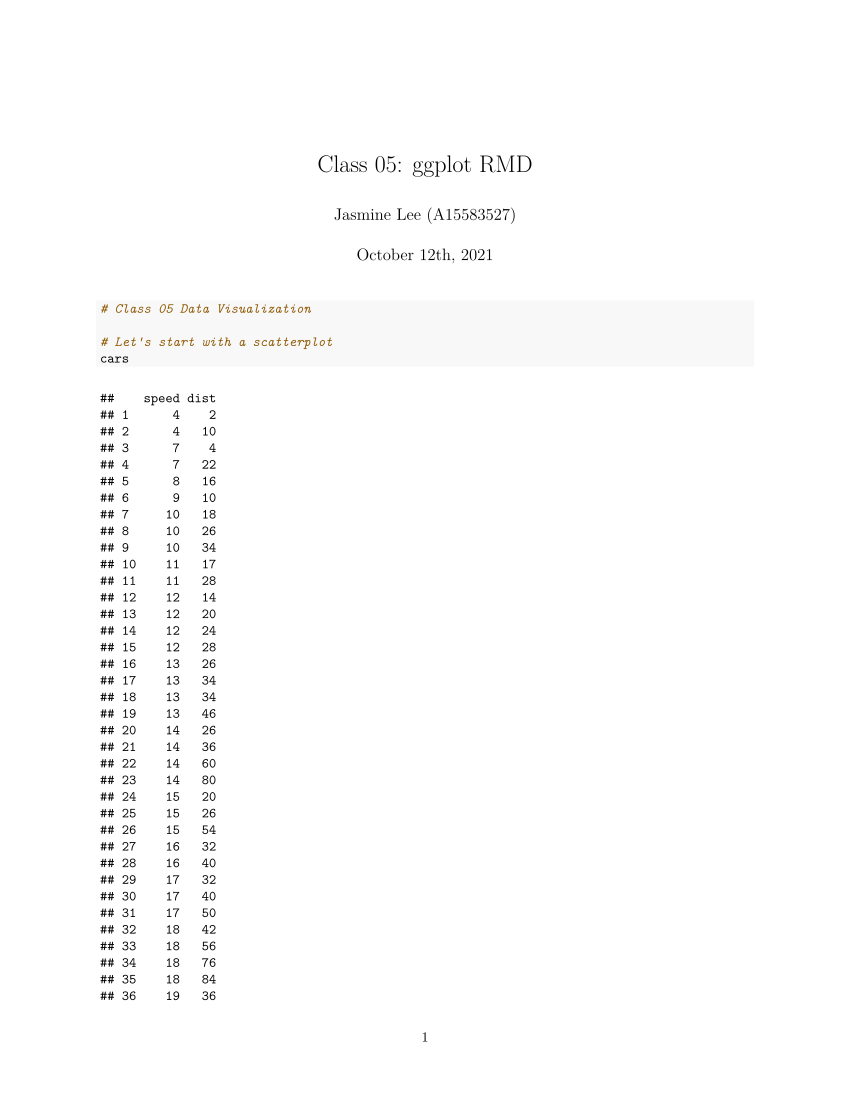

This figure's R source:
#' ---
#' title: "Class 05: ggplot RMD"
#' author: "Jasmine Lee (A15583527)"
#' date: "October 12th, 2021"
#' ---

# Class 05 Data Visualization

# Let's start with a scatterplot
cars

# install.packages("ggplot2")
#Before we can use it, we need need to load it up!
library(ggplot2)

# Every ggplot has a data + aes + geoms
ggplot(data=cars) + aes(x=speed, y=dist) + geom_point()
ggplot(data=cars) + aes(x=speed, y=dist) + geom_point() + geom_line()
ggplot(data=cars) + aes(x=speed, y=dist) + geom_point() + geom_smooth()

# Change to linear model
p <- ggplot(data=cars) + aes(x=speed, y=dist) + 
  geom_point() + geom_smooth(method="lm")

p + labs(title="Speed and Stopping Distances of Cars", 
         x="Speed (MPH)", y="Stopping Distance (ft)")

#Base graphics is shorter
plot(cars)

# Add "black and white" theme
p + labs(title="Speed and Stopping Distances of Cars", 
         x="Speed (MPH)", y="Stopping Distance (ft)") + theme_bw()

# Differential expression data analysis
url <- "https://bioboot.github.io/bimm143_S20/class-material/up_down_expression.txt"
genes <- read.delim(url)
head(genes)

# Determine number of genes in dataset
nrow(genes)

# Determine column names and number of columns
colnames(genes)
ncol(genes)

# Determine number of upregulated genes
table(genes[,"State"])

# Calculate fraction of total genes that are upregulated to 2 sig figs
round(table(genes$State)/nrow(genes)*100, 2)

#Scatterplot of gene expression data
ggplot(data=genes) + aes(x=Condition1, y=Condition2) + geom_point()

# Map State to point color
p <- ggplot(data=genes) + aes(x=Condition1, 
                              y=Condition2, col=State) + geom_point()
p

# Specify color scale
p + scale_colour_manual(values=c("blue","gray","red"))

p + scale_colour_manual(values=c("blue","gray","red")) + 
  labs(title="Gene Expression Changes Upon Drug Treatment", 
       x="Control (no drug)", y="Drug Treatment")

# install.packages("gapminder")
# library(gapminder)

#Animation
# install.packages("gganimate")
# install.packages("gifski")
library(gganimate)
library(gapminder)

ggplot(gapminder) + aes(gdpPercap, lifeExp, size=pop, colour=country) + 
  geom_point(alpha=0.7, show.legend=FALSE) + 
  scale_colour_manual(values=country_colors) + 
  scale_size(range=c(2,12)) + scale_x_log10() + facet_wrap(~continent) + 
  labs(title="Year:{frame_time}", x="GDP per capita", y="life expectancy") + 
  transition_time(year) + shadow_wake(wake_length=0.1, alpha=FALSE)
